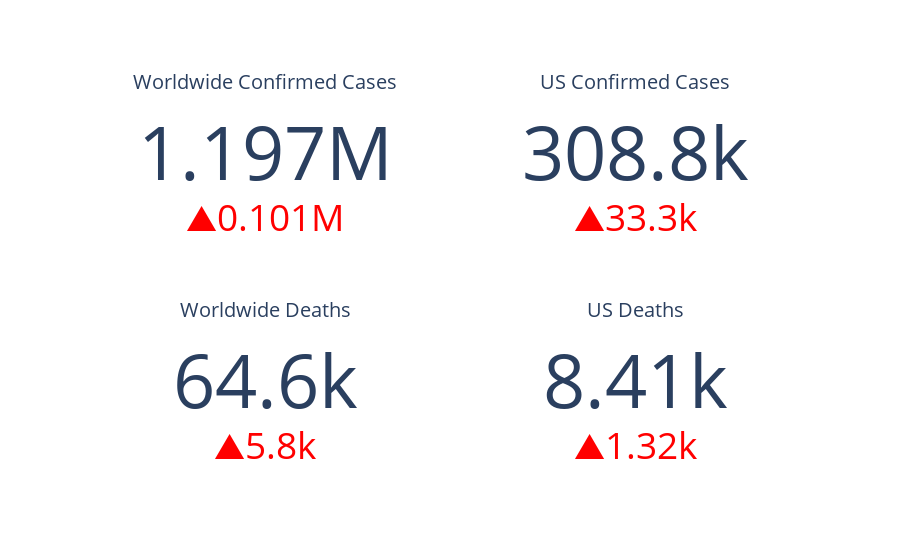

Source (notebook cell):
### Markdown cell above
# Key Facts - World and US

### Code cell
trace1 = go.Indicator(
    mode = "number+delta",
    value = dfConfirmedGlobal.sum()[-1],
    delta = {'reference': dfConfirmedGlobal.sum()[-2], 
             'increasing':{'color':'red'},
             'decreasing':{'color':'green'}},
    title = {'text': "Worldwide Confirmed Cases"},
    domain = {'x': [0, 0.5], 'y': [0.6, 1]})

trace2 = go.Indicator(
    mode = "number+delta",
    value = dfConfirmedUSStates.sum()[-1],
    delta = {'reference': dfConfirmedUSStates.sum()[-2], 
             'increasing':{'color':'red'},
             'decreasing':{'color':'green'}},
    title = {'text': "US Confirmed Cases"},
    domain = {'x': [0.5, 1], 'y': [0.6, 1]})


trace5 = go.Indicator(
    mode = "number+delta",
    value = dfDeathsGlobal.sum()[-1],
    delta = {'reference': dfDeathsGlobal.sum()[-2], 
             'increasing':{'color':'red'},
             'decreasing':{'color':'green'}},
    title = {'text': "Worldwide Deaths"},
    domain = {'x': [0, 0.5], 'y': [0, 0.4]})

trace6 = go.Indicator(
    mode = "number+delta",
    value = dfDeathsUSStates.sum()[-1],
    delta = {'reference': dfDeathsUSStates.sum()[-2], 
             'increasing':{'color':'red'},
             'decreasing':{'color':'green'}},
    title = {'text': "US Deaths"},
    domain = {'x': [0.5, 1], 'y': [0, 0.4]})

data = [trace1, trace2, trace5, trace6]
py.iplot(dict(data=data))

### Figure 1 — Plotly figure (JSON) as saved in the notebook; plotly's stock layout.template omitted (floating-point values rounded to 4 significant figures)
{"data": [{"delta": {"decreasing": {"color": "green"}, "increasing": {"color": "red"}, "reference": 1095917}, "domain": {"x": [0, 0.5], "y": [0.6, 1]}, "mode": "number+delta", "title": {"text": "Worldwide Confirmed Cases"}, "type": "indicator", "value": 1197405}, {"delta": {"decreasing": {"color": "green"}, "increasing": {"color": "red"}, "reference": 275582}, "domain": {"x": [0.5, 1], "y": [0.6, 1]}, "mode": "number+delta", "title": {"text": "US Confirmed Cases"}, "type": "indicator", "value": 308845}, {"delta": {"decreasing": {"color": "green"}, "increasing": {"color": "red"}, "reference": 58787}, "domain": {"x": [0, 0.5], "y": [0, 0.4]}, "mode": "number+delta", "title": {"text": "Worldwide Deaths"}, "type": "indicator", "value": 64606}, {"delta": {"decreasing": {"color": "green"}, "increasing": {"color": "red"}, "reference": 7087}, "domain": {"x": [0.5, 1], "y": [0, 0.4]}, "mode": "number+delta", "title": {"text": "US Deaths"}, "type": "indicator", "value": 8407}], "layout": {}}
